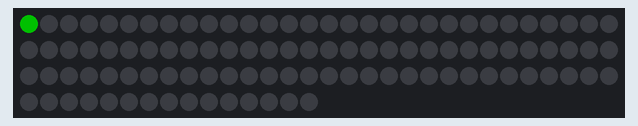
Simulated run of this program. Board: Arduino Uno, built with avr-gcc and run on an emulated ATmega328P. On the bench: 105 RGB LEDs in strip order, left to right, continuing on the next row. Dim RGB values are drawn brighter than linear; colours are those a GRB WS2812 strip shows for the declared byte order; what the program prints to the serial monitor is not drawn.

Above: at 0.16 s.
At 4.26 s:
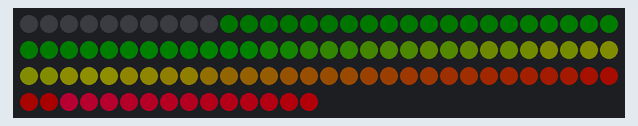
At 8.36 s:
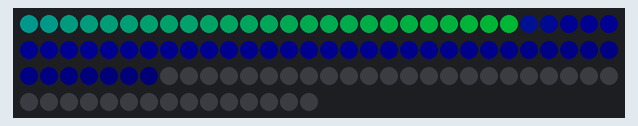
At 16.88 s:
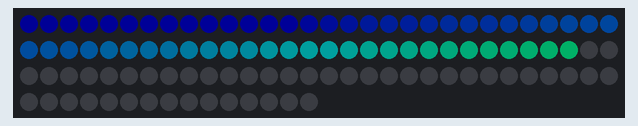
At 26.66 s:
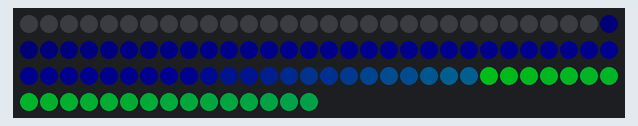
At 36.45 s:
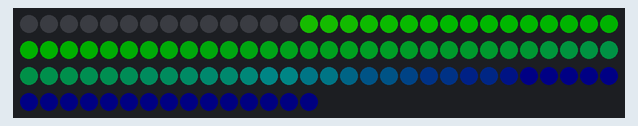

The program:

main.cpp
```cpp
#include <Arduino.h>
#include <FastLED.h>
#define NumeroLeds 105

byte efecto = 0;
byte numeroEfectos = 3;

const int pinConexion = 6;
unsigned long inicio = 0;
unsigned long duracion = 50;
unsigned long duracionLarga = 1500;
unsigned long cambioEfecto = 30000;
unsigned long proximoCambio = 0;
byte brillo = 1;
double paso = sqrt(2);
byte numeroColores = 7;
byte colorActual = 0;
byte nivelesBrillo = 7;

CRGB leds[NumeroLeds];
CRGB colores[] = {0x0000ff, 0x00ff00, 0xff0000, 0x00ffff, 0xff00ff, 0xffff00, 0xffffff};

void CambioColor();
void subeBajaBrillo();
void coloresConsecutivos();
void ledCorredor();

void setup()
{
  // Iniciar puerto serie
  Serial.begin(115200);
  Serial.println("Reseteando");
  LEDS.addLeds<WS2812B, pinConexion, RGB>(leds, NumeroLeds);
  LEDS.setBrightness(84);
  proximoCambio = millis() + cambioEfecto;
}
void fadeall()
{
  for (int i = 0; i < NumeroLeds; i++)
  {
    leds[i].nscale8(250);
  }
}

void loop()
{
  if (millis() >= proximoCambio)
  {
    efecto++;
    proximoCambio += cambioEfecto;
  }
  if (efecto > numeroEfectos)
  {
    efecto = 0;
  }
  switch (efecto)
  {
  case 0:
    CambioColor();
    break;

  case 1:
    subeBajaBrillo();
    break;

  case 2:
    coloresConsecutivos();
    break;

  case 3:
    ledCorredor();
    break;

  default:
    break;
  }
}

void CambioColor()
{
  static uint8_t hue = 0;
  Serial.print("x");
  // First slide the led in one direction
  for (int i = 0; i < NumeroLeds; i++)
  {
    // Set the i'th led to red
    leds[i] = CHSV(hue++, 255, 255);
    // Show the leds
    FastLED.show();
    // now that we've shown the leds, reset the i'th led to black
    // leds[i] = CRGB::Black;
    fadeall();
    // Wait a little bit before we loop around and do it again
    delay(30);
  }
  Serial.print("x");

  // Now go in the other direction.
  for (int i = (NumeroLeds)-1; i >= 0; i--)
  {
    // Set the i'th led to red
    leds[i] = CHSV(hue++, 255, 255);
    // Show the leds
    FastLED.show();
    // now that we've shown the leds, reset the i'th led to black
    // leds[i] = CRGB::Black;
    fadeall();
    // Wait a little bit before we loop around and do it again
    delay(30);
  }
}

void subeBajaBrillo()
{
  LEDS.clear();
  for (byte i = 0; i < numeroColores; i++)
  {
    brillo = 1;
    for (byte j = 0; j < nivelesBrillo; j++)
    {
      LEDS.setBrightness(brillo);
      LEDS.showColor(colores[i]);
      brillo *= 2 + 1;
      delay(200);
    }

    /* code */
  }
}

void ledCorredor()
{
  LEDS.clearData();
  for (byte i = 0; i < numeroColores; i++)
  {
    for (byte j = 0; j < NumeroLeds; j++)
    {
      leds[j] = colores[i];
      LEDS.show();
      delay(50);
    }
  }
}

void coloresConsecutivos()
{
  LEDS.clearData();
  for (byte i = 0; i < numeroColores; i++)
  {
    LEDS.showColor(colores[i]);
    delay(3750);
  }
}
```
